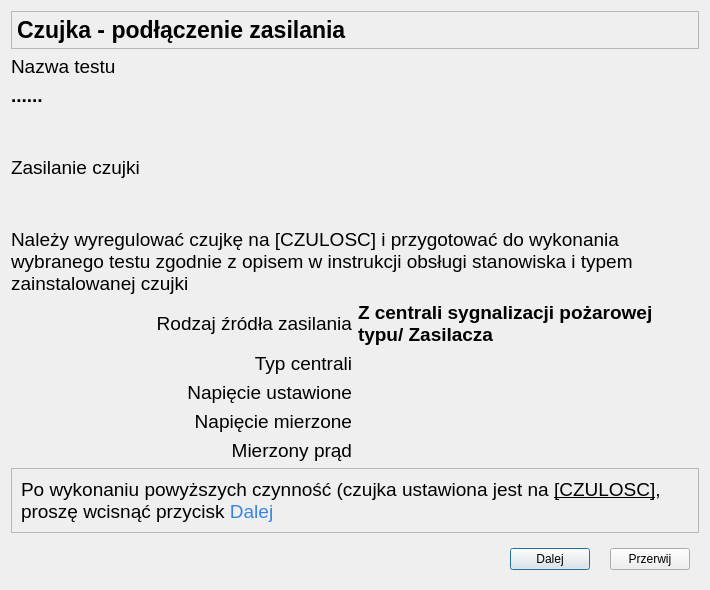
<?xml version="1.0" encoding="UTF-8"?>
<ui version="4.0">
 <class>OknoZasilaniaCzujki</class>
 <widget class="QDialog" name="OknoZasilaniaCzujki">
  <property name="geometry">
   <rect>
    <x>0</x>
    <y>0</y>
    <width>710</width>
    <height>590</height>
   </rect>
  </property>
  <property name="windowTitle">
   <string>Parametry Testu - zasilanie czujki</string>
  </property>
  <layout class="QGridLayout" name="gridLayout">
   <item row="6" column="0" colspan="2">
    <widget class="QLabel" name="info">
     <property name="sizePolicy">
      <sizepolicy hsizetype="MinimumExpanding" vsizetype="MinimumExpanding">
       <horstretch>0</horstretch>
       <verstretch>0</verstretch>
      </sizepolicy>
     </property>
     <property name="font">
      <font>
       <pointsize>14</pointsize>
      </font>
     </property>
     <property name="text">
      <string>Należy wyregulować czujkę na [CZULOSC] i przygotować do wykonania wybranego testu zgodnie z opisem w instrukcji obsługi stanowiska i typem zainstalowanej czujki</string>
     </property>
     <property name="wordWrap">
      <bool>true</bool>
     </property>
    </widget>
   </item>
   <item row="9" column="1">
    <widget class="QLabel" name="napiecieUst">
     <property name="font">
      <font>
       <pointsize>14</pointsize>
       <bold>true</bold>
      </font>
     </property>
     <property name="text">
      <string/>
     </property>
    </widget>
   </item>
   <item row="11" column="0">
    <widget class="QLabel" name="lPradMierz">
     <property name="font">
      <font>
       <pointsize>14</pointsize>
      </font>
     </property>
     <property name="text">
      <string>Mierzony prąd</string>
     </property>
     <property name="alignment">
      <set>Qt::AlignRight|Qt::AlignTrailing|Qt::AlignVCenter</set>
     </property>
    </widget>
   </item>
   <item row="8" column="1">
    <widget class="QLabel" name="typCentrali">
     <property name="font">
      <font>
       <pointsize>14</pointsize>
       <bold>true</bold>
      </font>
     </property>
     <property name="text">
      <string/>
     </property>
    </widget>
   </item>
   <item row="1" column="0">
    <widget class="QLabel" name="lTestName">
     <property name="font">
      <font>
       <pointsize>14</pointsize>
      </font>
     </property>
     <property name="text">
      <string>Nazwa testu</string>
     </property>
     <property name="alignment">
      <set>Qt::AlignLeading|Qt::AlignLeft|Qt::AlignVCenter</set>
     </property>
    </widget>
   </item>
   <item row="8" column="0">
    <widget class="QLabel" name="lTypCentrali">
     <property name="font">
      <font>
       <pointsize>14</pointsize>
      </font>
     </property>
     <property name="text">
      <string>Typ centrali</string>
     </property>
     <property name="alignment">
      <set>Qt::AlignRight|Qt::AlignTrailing|Qt::AlignVCenter</set>
     </property>
    </widget>
   </item>
   <item row="12" column="0" colspan="2">
    <widget class="QFrame" name="frame_2">
     <property name="frameShape">
      <enum>QFrame::StyledPanel</enum>
     </property>
     <property name="frameShadow">
      <enum>QFrame::Raised</enum>
     </property>
     <layout class="QHBoxLayout" name="horizontalLayout_2">
      <item>
       <widget class="QLabel" name="info2">
        <property name="font">
         <font>
          <pointsize>14</pointsize>
         </font>
        </property>
        <property name="text">
         <string>&lt;html&gt;&lt;head/&gt;&lt;body&gt;&lt;p&gt;Po wykonaniu powyższych czynność (czujka ustawiona jest na &lt;span style=&quot; text-decoration: underline;&quot;&gt;[CZULOSC]&lt;/span&gt;, proszę wcisnąć przycisk&lt;span style=&quot; color:#3584e4;&quot;&gt; Dalej&lt;/span&gt;&lt;/p&gt;&lt;/body&gt;&lt;/html&gt;</string>
        </property>
        <property name="wordWrap">
         <bool>true</bool>
        </property>
       </widget>
      </item>
     </layout>
    </widget>
   </item>
   <item row="9" column="0">
    <widget class="QLabel" name="lNapiecieUst">
     <property name="font">
      <font>
       <pointsize>14</pointsize>
      </font>
     </property>
     <property name="text">
      <string>Napięcie ustawione</string>
     </property>
     <property name="alignment">
      <set>Qt::AlignRight|Qt::AlignTrailing|Qt::AlignVCenter</set>
     </property>
    </widget>
   </item>
   <item row="2" column="0" colspan="2">
    <widget class="QLabel" name="testName">
     <property name="font">
      <font>
       <pointsize>14</pointsize>
       <bold>true</bold>
      </font>
     </property>
     <property name="text">
      <string>......</string>
     </property>
    </widget>
   </item>
   <item row="7" column="1">
    <widget class="QLabel" name="rodzajZasilania">
     <property name="font">
      <font>
       <pointsize>14</pointsize>
       <bold>true</bold>
      </font>
     </property>
     <property name="text">
      <string>Z centrali sygnalizacji pożarowej typu/ Zasilacza </string>
     </property>
     <property name="wordWrap">
      <bool>true</bool>
     </property>
    </widget>
   </item>
   <item row="11" column="1">
    <widget class="QLabel" name="pradMierz">
     <property name="font">
      <font>
       <pointsize>14</pointsize>
       <bold>true</bold>
      </font>
     </property>
     <property name="text">
      <string/>
     </property>
    </widget>
   </item>
   <item row="3" column="0">
    <spacer name="verticalSpacer">
     <property name="orientation">
      <enum>Qt::Vertical</enum>
     </property>
     <property name="sizeHint" stdset="0">
      <size>
       <width>20</width>
       <height>40</height>
      </size>
     </property>
    </spacer>
   </item>
   <item row="0" column="0" colspan="2">
    <widget class="QFrame" name="frame">
     <property name="maximumSize">
      <size>
       <width>16777215</width>
       <height>40</height>
      </size>
     </property>
     <property name="frameShape">
      <enum>QFrame::StyledPanel</enum>
     </property>
     <property name="frameShadow">
      <enum>QFrame::Raised</enum>
     </property>
     <layout class="QHBoxLayout" name="horizontalLayout">
      <property name="leftMargin">
       <number>5</number>
      </property>
      <property name="topMargin">
       <number>5</number>
      </property>
      <property name="rightMargin">
       <number>5</number>
      </property>
      <property name="bottomMargin">
       <number>5</number>
      </property>
      <item>
       <widget class="QLabel" name="label_3">
        <property name="maximumSize">
         <size>
          <width>16777215</width>
          <height>45</height>
         </size>
        </property>
        <property name="font">
         <font>
          <pointsize>17</pointsize>
          <bold>true</bold>
         </font>
        </property>
        <property name="text">
         <string>Czujka - podłączenie zasilania </string>
        </property>
       </widget>
      </item>
     </layout>
    </widget>
   </item>
   <item row="13" column="0" colspan="2">
    <widget class="QWidget" name="widget" native="true">
     <layout class="QHBoxLayout" name="horizontalLayout_3">
      <property name="spacing">
       <number>20</number>
      </property>
      <item>
       <spacer name="horizontalSpacer">
        <property name="orientation">
         <enum>Qt::Horizontal</enum>
        </property>
        <property name="sizeHint" stdset="0">
         <size>
          <width>349</width>
          <height>20</height>
         </size>
        </property>
       </spacer>
      </item>
      <item>
       <widget class="QPushButton" name="pbDalej">
        <property name="text">
         <string>Dalej</string>
        </property>
        <property name="icon">
         <iconset theme="media-playback-start">
          <normaloff>.</normaloff>.</iconset>
        </property>
       </widget>
      </item>
      <item>
       <widget class="QPushButton" name="pbPrzerwij">
        <property name="text">
         <string>Przerwij</string>
        </property>
        <property name="icon">
         <iconset theme="media-playback-stop">
          <normaloff>.</normaloff>.</iconset>
        </property>
       </widget>
      </item>
     </layout>
    </widget>
   </item>
   <item row="7" column="0">
    <widget class="QLabel" name="lrodzaj">
     <property name="font">
      <font>
       <pointsize>14</pointsize>
      </font>
     </property>
     <property name="text">
      <string>Rodzaj źródła zasilania</string>
     </property>
     <property name="alignment">
      <set>Qt::AlignRight|Qt::AlignTrailing|Qt::AlignVCenter</set>
     </property>
    </widget>
   </item>
   <item row="10" column="0">
    <widget class="QLabel" name="lNapiecieMierz">
     <property name="font">
      <font>
       <pointsize>14</pointsize>
      </font>
     </property>
     <property name="text">
      <string>Napięcie mierzone</string>
     </property>
     <property name="alignment">
      <set>Qt::AlignRight|Qt::AlignTrailing|Qt::AlignVCenter</set>
     </property>
    </widget>
   </item>
   <item row="10" column="1">
    <widget class="QLabel" name="napiecieMierz">
     <property name="font">
      <font>
       <pointsize>14</pointsize>
       <bold>true</bold>
      </font>
     </property>
     <property name="text">
      <string/>
     </property>
    </widget>
   </item>
   <item row="4" column="0" colspan="2">
    <widget class="QLabel" name="infoZasilanie">
     <property name="font">
      <font>
       <pointsize>14</pointsize>
      </font>
     </property>
     <property name="text">
      <string>Zasilanie czujki</string>
     </property>
    </widget>
   </item>
   <item row="5" column="0">
    <spacer name="verticalSpacer_2">
     <property name="orientation">
      <enum>Qt::Vertical</enum>
     </property>
     <property name="sizeHint" stdset="0">
      <size>
       <width>20</width>
       <height>40</height>
      </size>
     </property>
    </spacer>
   </item>
  </layout>
 </widget>
 <resources/>
 <connections/>
</ui>
